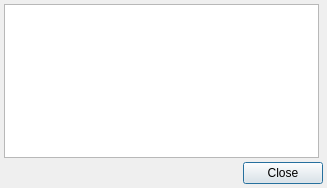
<?xml version="1.0" encoding="UTF-8"?>
<ui version="4.0">
 <class>ShowContingentsClientDialog</class>
 <widget class="QDialog" name="ShowContingentsClientDialog">
  <property name="geometry">
   <rect>
    <x>0</x>
    <y>0</y>
    <width>327</width>
    <height>188</height>
   </rect>
  </property>
  <property name="windowTitle">
   <string>Наблюдаемые контингенты</string>
  </property>
  <property name="sizeGripEnabled">
   <bool>false</bool>
  </property>
  <layout class="QGridLayout" name="gridLayout">
   <property name="margin">
    <number>4</number>
   </property>
   <property name="spacing">
    <number>4</number>
   </property>
   <item row="0" column="0">
    <widget class="CTextBrowser" name="txtClientContingentBrowser">
     <property name="sizePolicy">
      <sizepolicy hsizetype="Expanding" vsizetype="Expanding">
       <horstretch>0</horstretch>
       <verstretch>0</verstretch>
      </sizepolicy>
     </property>
    </widget>
   </item>
   <item row="1" column="0" colspan="2">
    <widget class="QDialogButtonBox" name="buttonBox">
     <property name="orientation">
      <enum>Qt::Horizontal</enum>
     </property>
     <property name="standardButtons">
      <set>QDialogButtonBox::Close</set>
     </property>
    </widget>
   </item>
  </layout>
 </widget>
 <customwidgets>
  <customwidget>
   <class>CTextBrowser</class>
   <extends>QTextBrowser</extends>
   <header>library/TextBrowser.h</header>
  </customwidget>
 </customwidgets>
 <tabstops>
  <tabstop>buttonBox</tabstop>
 </tabstops>
 <resources/>
 <connections>
  <connection>
   <sender>buttonBox</sender>
   <signal>accepted()</signal>
   <receiver>ShowContingentsClientDialog</receiver>
   <slot>accept()</slot>
   <hints>
    <hint type="sourcelabel">
     <x>158</x>
     <y>121</y>
    </hint>
    <hint type="destinationlabel">
     <x>117</x>
     <y>106</y>
    </hint>
   </hints>
  </connection>
  <connection>
   <sender>buttonBox</sender>
   <signal>rejected()</signal>
   <receiver>ShowContingentsClientDialog</receiver>
   <slot>reject()</slot>
   <hints>
    <hint type="sourcelabel">
     <x>238</x>
     <y>99</y>
    </hint>
    <hint type="destinationlabel">
     <x>247</x>
     <y>107</y>
    </hint>
   </hints>
  </connection>
 </connections>
</ui>
